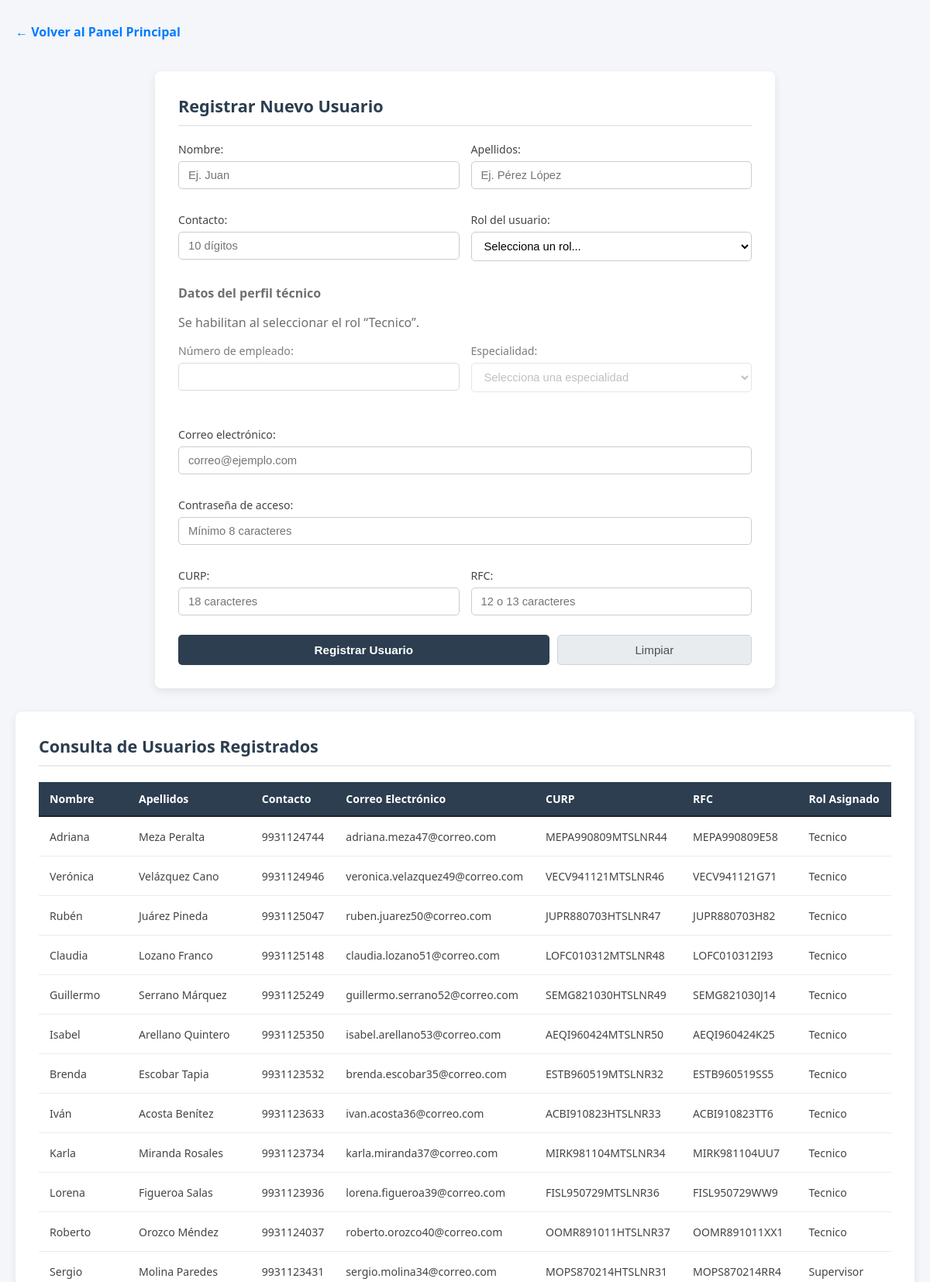
The page /index.php?modulo=usuarios (signed in, upper part) on the database its author committed.
### tables this page shows
CREATE TABLE `usuarios` (
  `IdUsuario` int(11) NOT NULL AUTO_INCREMENT,
  `IdRol` int(11) NOT NULL,
  `Nombre` varchar(100) NOT NULL,
  `Apellidos` varchar(100) NOT NULL,
  `Contacto` varchar(15) NOT NULL,
  `Correo` varchar(150) NOT NULL,
  `Curp` varchar(18) NOT NULL,
  `Rfc` varchar(13) NOT NULL,
  `Password` varchar(255) NOT NULL,
  `Estado` enum('Activo','Inactivo') DEFAULT 'Activo',
  `FechaCreacion` timestamp NULL DEFAULT current_timestamp(),
  PRIMARY KEY (`IdUsuario`),
  UNIQUE KEY `Correo` (`Correo`),
  UNIQUE KEY `Curp` (`Curp`),
  UNIQUE KEY `Rfc` (`Rfc`),
  KEY `fk_usuario_rol` (`IdRol`),
  CONSTRAINT `fk_usuario_rol` FOREIGN KEY (`IdRol`) REFERENCES `roles` (`IdRol`) ON UPDATE CASCADE
);

CREATE TABLE `roles` (
  `IdRol` int(11) NOT NULL AUTO_INCREMENT,
  `NombreRol` varchar(50) NOT NULL,
  PRIMARY KEY (`IdRol`),
  UNIQUE KEY `NombreRol` (`NombreRol`)
);

### controllers/admin/controller.usuario.php (called while the page is built, shortened)
<?php
require_once MODEL_PATH . 'model.usuario.php';
$modeloUsuario = new ModelUsuario($conexion);
$usuarioEditar = null;
$tecnicoEditar = null;
$numeroEmpleadoFormulario = $tecnicoEditar['NumeroEmpleado'] ?? '';
$resultadoUsuarios = $modeloUsuario->obtenerUsuarios();
require_once VIEW_PATH . 'admin/usuarios.php';
?>

### models/model.usuario.php (called while the page is built, shortened)
<?php
class ModelUsuario {
    private $conexion;
    public function __construct($conexion) {
        $this->conexion = $conexion;
    }
    public function obtenerUsuarios() {
        $query = "SELECT u.IdUsuario, u.Nombre, u.Apellidos, u.Contacto, u.Correo, u.Curp, u.Rfc, u.Estado, r.NombreRol
                  FROM Usuarios u
                  INNER JOIN Roles r ON u.IdRol = r.IdRol
                  ORDER BY u.FechaCreacion DESC";
        return $this->conexion->query($query);
    }
}
?>

### views/admin/usuarios.php (the view, shortened to what this page needs)
<!DOCTYPE html>
<html lang="es">
<head>
</head>
<body>
    <div class="header-link">
        <a href="<?= BASE_URL ?>index.php?modulo=dashboard">← Volver al Panel Principal</a>
    </div>
    <div class="card-container form-card">
        <h2><?= $usuarioEditar ? 'Modificar Usuario: ' . htmlspecialchars($usuarioEditar['Nombre']) . ' ' . htmlspecialchars($usuarioEditar['Apellidos']) : 'Registrar Nuevo Usuario' ?></h2>
        <form action="<?= BASE_URL ?>index.php" method="POST">
            <div class="form-grid">
                <div class="form-group">
                    <label for="nombre">Nombre:</label>
                    <input type="text" id="nombre" name="nombre" placeholder="Ej. Juan"
                           value="<?= $usuarioEditar ? htmlspecialchars($usuarioEditar['Nombre']) : '' ?>" required>
                </div>
                <div class="form-group">
                    <label for="apellidos">Apellidos:</label>
                    <input type="text" id="apellidos" name="apellidos" placeholder="Ej. Pérez López"
                           value="<?= $usuarioEditar ? htmlspecialchars($usuarioEditar['Apellidos']) : '' ?>" required>
                </div>
                <div class="form-group">
                    <label for="contacto">Contacto:</label>
                    <input type="tel" id="contacto" name="contacto" placeholder="10 dígitos"
                           value="<?= $usuarioEditar ? htmlspecialchars($usuarioEditar['Contacto']) : '' ?>" required>
                </div>
                <div class="form-group">
                    <label for="rol">Rol del usuario:</label>
                    <select id="rol" name="rol" required>
                        <option value="" disabled <?= !$usuarioEditar ? 'selected' : '' ?>>Selecciona un rol...</option>
                    </select>
                </div>
                <div id="datos-tecnicos" class="form-group full-width">
                    <strong>Datos del perfil técnico</strong>
                    <p class="text-muted small">Se habilitan al seleccionar el rol “Tecnico”.</p>
                    <div class="form-grid">
                        <div class="form-group">
                            <label for="numero_empleado">Número de empleado:</label>
                            <input type="text" id="numero_empleado" name="numero_empleado"
                                   maxlength="20"
                                   value="<?= htmlspecialchars($numeroEmpleadoFormulario ?? '') ?>">
                        </div>
                        <div class="form-group">
                            <label for="especialidad">Especialidad:</label>
                            <select id="especialidad" name="especialidad">
                                <option value="">Selecciona una especialidad</option>
                            </select>
                        </div>
                    </div>
                </div>
                <div class="form-group full-width">
                    <label for="correo">Correo electrónico:</label>
                    <input type="email" id="correo" name="correo" placeholder="correo@ejemplo.com"
                           value="<?= $usuarioEditar ? htmlspecialchars($usuarioEditar['Correo']) : '' ?>" required>
                </div>
                <div class="form-group full-width">
                    <label for="password">Contraseña de acceso:</label>
                    <input type="password" id="password" name="password"
                           placeholder="<?= $usuarioEditar ? 'Dejar en blanco para conservar la actual' : 'Mínimo 8 caracteres' ?>"
                           <?= $usuarioEditar ? '' : 'required' ?>>
                </div>
                <div class="form-group">
                    <label for="curp">CURP:</label>
                    <input type="text" id="curp" name="curp" maxlength="18" placeholder="18 caracteres"
                           value="<?= $usuarioEditar ? htmlspecialchars($usuarioEditar['Curp']) : '' ?>" required>
                </div>
                <div class="form-group">
                    <label for="rfc">RFC:</label>
                    <input type="text" id="rfc" name="rfc" maxlength="13" placeholder="12 o 13 caracteres"
                           value="<?= $usuarioEditar ? htmlspecialchars($usuarioEditar['Rfc']) : '' ?>" required>
                </div>
            </div>
            <div class="button-group">
                <button type="submit" class="btn-submit"><?= $usuarioEditar ? 'Guardar Cambios' : 'Registrar Usuario' ?></button>
                <?php if ($usuarioEditar): ?>
                    <a href="<?= BASE_URL ?>index.php?modulo=usuarios" class="btn-reset" style="text-align: center; text-decoration: none; display: inline-block;">Cancelar</a>
                <?php else: ?>
                    <button type="reset" class="btn-reset">Limpiar</button>
                <?php endif; ?>
            </div>
        </form>
    </div>
    <div class="card-container table-card">
        <h2>Consulta de Usuarios Registrados</h2>
        <div class="table-responsive">
            <table>
                <thead>
                    <tr>
                        <th>Nombre</th>
                        <th>Apellidos</th>
                        <th>Contacto</th>
                        <th>Correo Electrónico</th>
                        <th>CURP</th>
                        <th>RFC</th>
                        <th>Rol Asignado</th>
                    </tr>
                </thead>
                <tbody>
                    <?php
                    if ($resultadoUsuarios && $resultadoUsuarios->num_rows > 0) {
                        while ($fila = $resultadoUsuarios->fetch_assoc()) {
                            $id = htmlspecialchars($fila['IdUsuario']);
                            $nombre = htmlspecialchars($fila['Nombre']);
                            $apellidos = htmlspecialchars($fila['Apellidos']);
                            $contacto = htmlspecialchars($fila['Contacto']);
                            $correo = htmlspecialchars($fila['Correo']);
                            $curp = htmlspecialchars($fila['Curp']);
                            $rfc = htmlspecialchars($fila['Rfc']);
                            $rol = htmlspecialchars($fila['NombreRol']);
                            $estado = htmlspecialchars($fila['Estado']);
                            $csrfTokenHtml = htmlspecialchars($csrfToken, ENT_QUOTES, 'UTF-8');
                            echo "<tr>
                                    <td>{$nombre}</td>
                                    <td>{$apellidos}</td>
                                    <td>{$contacto}</td>
                                    <td>{$correo}</td>
                                    <td>{$curp}</td>
                                    <td>{$rfc}</td>
                                    <td>{$rol}</td>
                                    <td>{$estado}</td>
                                    <td>
                                        <div class='action-buttons'>
                                            <a href='" . BASE_URL . "index.php?modulo=usuarios&accion=editar&id={$id}' class='btn btn-edit'>Editar</a>
                                            <form action='" . BASE_URL . "index.php' method='POST' onsubmit=\"return confirm('¿Estás seguro de eliminar a este usuario? Esta acción no se puede deshacer.');\">
                                                <input type='hidden' name='modulo' value='usuarios'>
                                                <input type='hidden' name='accion' value='eliminar'>
                                                <input type='hidden' name='id' value='{$id}'>
                                                <input type='hidden' name='csrf_token' value='{$csrfTokenHtml}'>
                                                <button type='submit' class='btn btn-delete'>Eliminar</button>
                                            </form>
                                        </div>
                                    </td>
                                  </tr>";
                        }
                    } else {
                        echo "<tr><td colspan='9' style='text-align: center; padding: 20px;'>No se encontraron usuarios registrados.</td></tr>";
                    }
                    ?>
                </tbody>
            </table>
        </div>
    </div>
</body>
</html>

### views/admin/usuarios.php (style rules this page uses)
body { font-family: 'Segoe UI', Tahoma, Geneva, Verdana, sans-serif; background-color: #f4f6f9; color: #333; margin: 0; padding: 30px 20px; display: flex; flex-direction: column; align-items: center; gap: 30px; }
.card-container { background-color: #ffffff; padding: 30px; border-radius: 8px; box-shadow: 0 4px 12px rgba(0, 0, 0, 0.08); width: 100%; box-sizing: border-box; }
.form-card { max-width: 800px; margin: 0 auto; }
.table-card { max-width: 1200px; margin: 0 auto; }
h2 { font-size: 1.35rem; color: #2c3e50; margin-top: 0; margin-bottom: 20px; border-bottom: 2px solid #e9ecef; padding-bottom: 10px; }
.form-grid { display: grid; grid-template-columns: 1fr 1fr; gap: 15px; }
.form-group { margin-bottom: 15px; }
.full-width { grid-column: span 2; }
label { display: block; font-size: 0.88rem; margin-bottom: 6px; color: #444; font-weight: 500; }
input[type="text"], input[type="tel"], input[type="email"], input[type="password"], select { width: 100%; padding: 9px 12px; border: 1px solid #ccc; border-radius: 5px; font-size: 0.92rem; box-sizing: border-box; transition: border-color 0.2s, box-shadow 0.2s; background-color: #fff; }
.button-group { display: flex; gap: 10px; margin-top: 10px; }
.btn-submit { flex: 2; padding: 10px; background-color: #2c3e50; color: #ffffff; border: none; border-radius: 5px; font-size: 0.95rem; font-weight: 600; cursor: pointer; transition: background-color 0.2s; }
.btn-reset { flex: 1; padding: 10px; background-color: #e9ecef; color: #495057; border: 1px solid #ced4da; border-radius: 5px; font-size: 0.95rem; cursor: pointer; transition: background-color 0.2s; }
.table-responsive { width: 100%; overflow-x: auto; -webkit-overflow-scrolling: touch; }
table { width: 100%; border-collapse: collapse; font-size: 0.88rem; text-align: left; white-space: nowrap; }
th { background-color: #2c3e50; color: #ffffff; font-weight: 600; padding: 12px 14px; border-bottom: 2px solid #1a252f; }
td { padding: 10px 14px; border-bottom: 1px solid #e9ecef; color: #444; vertical-align: middle; }
.header-link { width: 100%; max-width: 1200px; margin: 0 auto 10px; text-align: left; }
.header-link a { color: #007bff; text-decoration: none; font-weight: 600; }

### rows shown on the page
usuarios: Nombre "Adriana", Apellidos "Meza Peralta", Contacto "9931124744", Correo "adriana.meza47@correo.com", Curp "MEPA990809MTSLNR44", Rfc "MEPA990809E58", IdRol.NombreRol "Tecnico"
usuarios: Nombre "Verónica", Apellidos "Velázquez Cano", Contacto "9931124946", Correo "veronica.velazquez49@correo.com", Curp "VECV941121MTSLNR46", Rfc "VECV941121G71", IdRol.NombreRol "Tecnico"
usuarios: Nombre "Rubén", Apellidos "Juárez Pineda", Contacto "9931125047", Correo "ruben.juarez50@correo.com", Curp "JUPR880703HTSLNR47", Rfc "JUPR880703H82", IdRol.NombreRol "Tecnico"
usuarios: Nombre "Claudia", Apellidos "Lozano Franco", Contacto "9931125148", Correo "claudia.lozano51@correo.com", Curp "LOFC010312MTSLNR48", Rfc "LOFC010312I93", IdRol.NombreRol "Tecnico"
usuarios: Nombre "Guillermo", Apellidos "Serrano Márquez", Contacto "9931125249", Correo "guillermo.serrano52@correo.com", Curp "SEMG821030HTSLNR49", Rfc "SEMG821030J14", IdRol.NombreRol "Tecnico"
usuarios: Nombre "Isabel", Apellidos "Arellano Quintero", Contacto "9931125350", Correo "isabel.arellano53@correo.com", Curp "AEQI960424MTSLNR50", Rfc "AEQI960424K25", IdRol.NombreRol "Tecnico"
usuarios: Nombre "Brenda", Apellidos "Escobar Tapia", Contacto "9931123532", Correo "brenda.escobar35@correo.com", Curp "ESTB960519MTSLNR32", Rfc "ESTB960519SS5", IdRol.NombreRol "Tecnico"
usuarios: Nombre "Iván", Apellidos "Acosta Benítez", Contacto "9931123633", Correo "ivan.acosta36@correo.com", Curp "ACBI910823HTSLNR33", Rfc "ACBI910823TT6", IdRol.NombreRol "Tecnico"
usuarios: Nombre "Karla", Apellidos "Miranda Rosales", Contacto "9931123734", Correo "karla.miranda37@correo.com", Curp "MIRK981104MTSLNR34", Rfc "MIRK981104UU7", IdRol.NombreRol "Tecnico"
usuarios: Nombre "Lorena", Apellidos "Figueroa Salas", Contacto "9931123936", Correo "lorena.figueroa39@correo.com", Curp "FISL950729MTSLNR36", Rfc "FISL950729WW9", IdRol.NombreRol "Tecnico"
usuarios: Nombre "Roberto", Apellidos "Orozco Méndez", Contacto "9931124037", Correo "roberto.orozco40@correo.com", Curp "OOMR891011HTSLNR37", Rfc "OOMR891011XX1", IdRol.NombreRol "Tecnico"
usuarios: Nombre "Sergio", Apellidos "Molina Paredes", Contacto "9931123431", Correo "sergio.molina34@correo.com", Curp "MOPS870214HTSLNR31", Rfc "MOPS870214RR4", IdRol.NombreRol "Supervisor"
